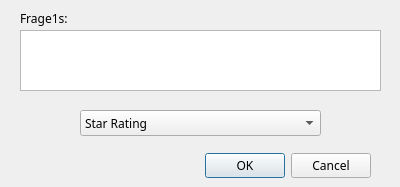
<?xml version="1.0" encoding="UTF-8"?>
<ui version="4.0">
 <class>QuestionEditor</class>
 <widget class="QDialog" name="QuestionEditor">
  <property name="geometry">
   <rect>
    <x>0</x>
    <y>0</y>
    <width>400</width>
    <height>187</height>
   </rect>
  </property>
  <property name="font">
   <font>
    <family>Futura</family>
   </font>
  </property>
  <property name="windowTitle">
   <string>Dialog</string>
  </property>
  <widget class="QDialogButtonBox" name="buttonBox">
   <property name="geometry">
    <rect>
     <x>30</x>
     <y>150</y>
     <width>341</width>
     <height>32</height>
    </rect>
   </property>
   <property name="orientation">
    <enum>Qt::Horizontal</enum>
   </property>
   <property name="standardButtons">
    <set>QDialogButtonBox::Cancel|QDialogButtonBox::Ok</set>
   </property>
  </widget>
  <widget class="QLabel" name="label">
   <property name="geometry">
    <rect>
     <x>20</x>
     <y>10</y>
     <width>91</width>
     <height>16</height>
    </rect>
   </property>
   <property name="text">
    <string>Frage1s:</string>
   </property>
  </widget>
  <widget class="QTextEdit" name="textEdit">
   <property name="geometry">
    <rect>
     <x>20</x>
     <y>30</y>
     <width>361</width>
     <height>61</height>
    </rect>
   </property>
  </widget>
  <widget class="QComboBox" name="comboBox">
   <property name="geometry">
    <rect>
     <x>80</x>
     <y>110</y>
     <width>241</width>
     <height>26</height>
    </rect>
   </property>
   <item>
    <property name="text">
     <string>Star Rating</string>
    </property>
   </item>
   <item>
    <property name="text">
     <string>Multiple Choice</string>
    </property>
   </item>
  </widget>
 </widget>
 <resources/>
 <connections>
  <connection>
   <sender>buttonBox</sender>
   <signal>accepted()</signal>
   <receiver>QuestionEditor</receiver>
   <slot>accept()</slot>
   <hints>
    <hint type="sourcelabel">
     <x>248</x>
     <y>254</y>
    </hint>
    <hint type="destinationlabel">
     <x>157</x>
     <y>274</y>
    </hint>
   </hints>
  </connection>
  <connection>
   <sender>buttonBox</sender>
   <signal>rejected()</signal>
   <receiver>QuestionEditor</receiver>
   <slot>reject()</slot>
   <hints>
    <hint type="sourcelabel">
     <x>316</x>
     <y>260</y>
    </hint>
    <hint type="destinationlabel">
     <x>286</x>
     <y>274</y>
    </hint>
   </hints>
  </connection>
 </connections>
</ui>
